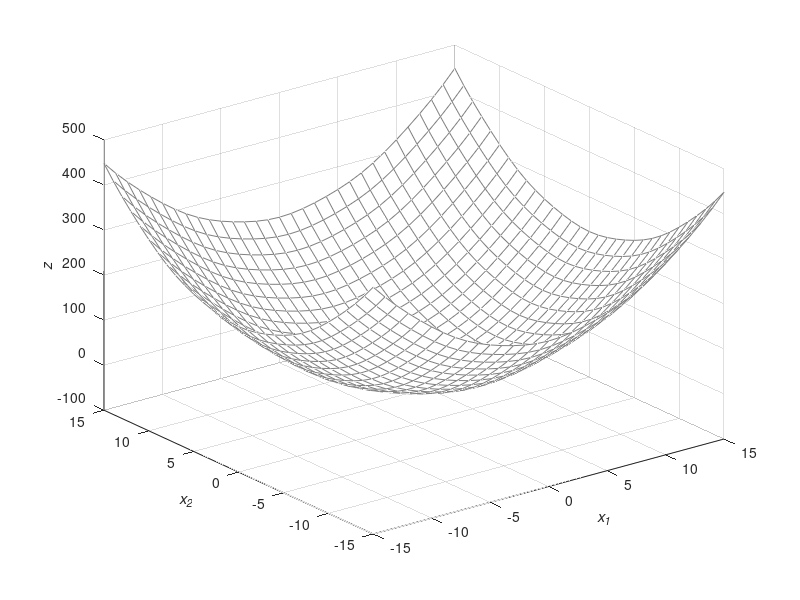
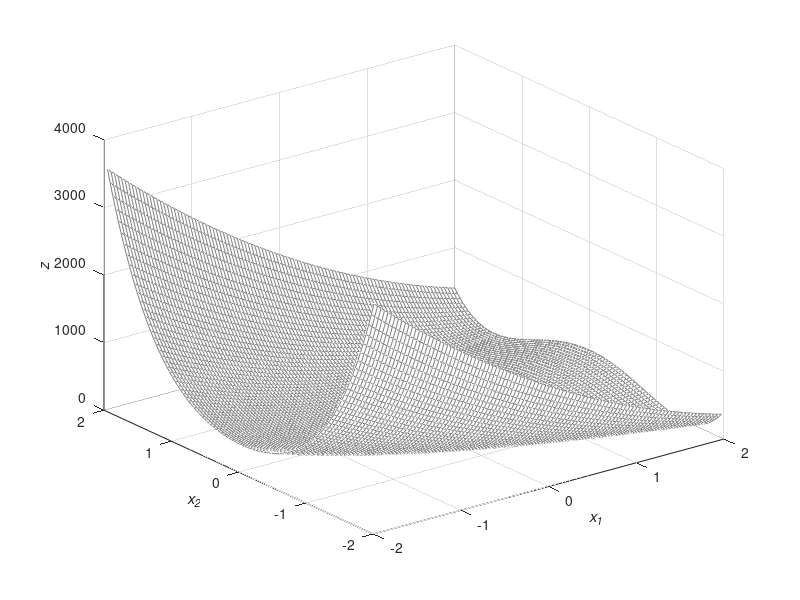
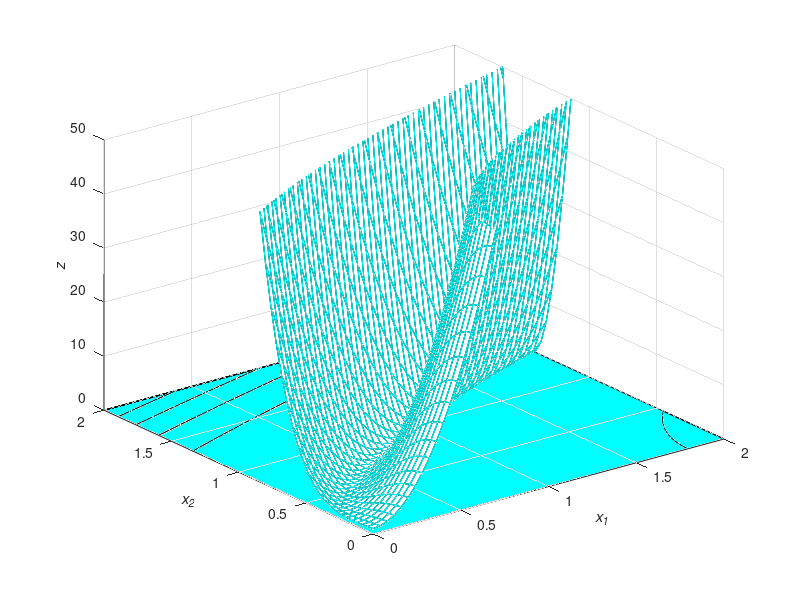
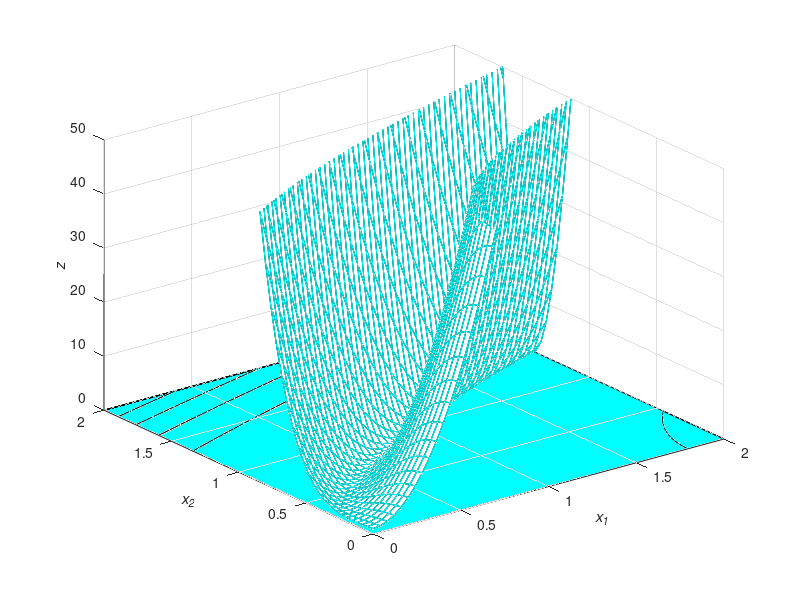

Recreate these plots in MATLAB, in order. (Note: this script raises an error after producing the figures.)


clear zz; clear xx; clear yy;
for ii=1:31
    xx(ii)=ii-16;
    for jj=1:31
        yy(jj)=jj-16;
zz(ii, jj) = (ii-16)^2 + (jj-16)^2 - cos(18*(ii-16)) - cos(18*(jj-16));
    end
end
figure
% contour(xx, yy, zz)
meshz(xx, yy, zz)
colormap([.5 .5 .5])
colorbar off
surf(xx, yy, zz)
mesh(xx, yy, zz)
xlabel('\it x_1')
ylabel('\it x_2')
zlabel('\it z')
figure_name_out=strcat('Rastrigin10 BIG', '.pdf')
pwd
print('-dpdf', '-r300', figure_name_out), pwd 
view_Rastrigin10=view

clear zz0; clear xx; clear yy;
NN=200
for ii=1:NN
    xx(ii)=(ii-NN/2)/100;
    for jj=1:NN
        yy(jj)=(jj-NN/2)/100;
zz0(ii, jj) = xx(ii)^2 + yy(jj)^2 - cos(18*xx(ii)) - cos(18*yy(jj));
    end
end
% close all

clear zz0; clear xx; clear yy;
NN=100
box_size=4
for ii=1:NN
    xx(ii)=(ii-NN/2)/(NN/box_size);
    for jj=1:NN
        yy(jj)=(jj-NN/2)/(NN/box_size);
% zz0(ii, jj) = xx(ii)^2 + yy(jj)^2 - cos(18*xx(ii)) - cos(18*yy(jj));
      zz0(ii, jj) = 100*(xx(ii)^2 - yy(jj))^2 + (xx(ii) - 1)^2;
    end
end

%       Y = 100*sqr(sqr(X(1)) - X(2)) + sqr(X(1) - 1);

size(zz0)
[min_zz0 min_zz0_ind]=min(zz0(:))
    % min_flux row, col
    [zz0_min_row, zzo_min_col] = ind2sub(size(zz0), min_zz0_ind)
[max_zz0 max_zz0_ind]=max(zz0(:))
    [zz0_max_row, zzo_max_col] = ind2sub(size(zz0), max_zz0_ind)
xx(zz0_min_row), yy(zzo_min_col)


close all
figure
mesh(xx, yy, zz0)
hold on
for mksz=5:-1:1
plot3(xx(zz0_min_row), yy(zzo_min_col), zz0(zz0_min_row, zzo_min_col),'sk', 'MarkerSize', mksz)
end
% colormap([.5 .5 .5])

% [C, h]=contour(xx, yy, zz0)
% beta=0.1
% brighten(beta);
xlabel('\it x_1')
ylabel('\it x_2')
zlabel('\it z')
colormap([.5 .5 .5])
figure_name_out=strcat('Rastrigin10 SMALL grey', '.pdf')
figure_name_out=strcat('Rosenbrock4 BIG grey', '.pdf')

pwd
print('-dpdf', '-r300', figure_name_out), pwd 

[C, h]=contour(xx, yy, zz0)
[C, h]=contourf(xx, yy, zz0)
colorbar off
caxis([0 3000])
lless=1
xlim([0 3/lless])
ylim([-3/lless 1/lless])
 clabel(C,h)
  clabel(C,h,'LabelSpacing',10,'Color','k')
v = [0,10,20];
clabel(C,h,v)
hold on
plot(xx(zz0_min_row), yy(zzo_min_col), '.k')
 
mesh(xx, yy, zz0)
colormap([.5 .5 .5])
colormap jet
colorbar off
surf(xx, yy, zz0)
mesh(xx, yy, zz0)
xlim([0 2])
ylim([0 2])
caxis([0 30])
zlim([0 100/2])
figure_name_out=strcat('Rosenbrock4 Small grey', '.pdf')

pwd
print('-dpdf', '-r300', figure_name_out), pwd 


figure_name_out=strcat('Rastrigin10 BIG', '.pdf')
pwd
print('-dpdf', '-r300', figure_name_out), pwd 
% view(view_Rastrigin10)

% X2=zeros(10,10);
% for ii=1:size(X2,2)
% 
%     for jj=1:size(X2,2)
%    
%         X2(ii,jj)=ii+10*(jj-1);
% end   
% end
% size(X2)
% 
% Y=zeros(10,10);
% for ii=1:size(X2,1)
% 
%     for jj=1:size(X2,2)
%         X=[ii jj];
%        Y(ii,jj) = sqr(X(1)) + sqr(X(2)) - cos(18*X(1)) - cos(18*X(2));
% %           Y (ii,jj) = 100*sqr(sqr(X(1)) - X(2)) + sqr(X(1) - 1);
% 
% 
% end   
% end
% 
% X=[0:1:10 ];

supX2=[-30; -30]
infX2=[30; 30]
% supX2=[-2.5; -2.5]
% infX2=[2.5; 2.5]
X2=infsup(supX2, infX2)
BOX_str1 = [ ' [' , num2str(supX2(1)), '-', num2str(infX2(1)), ' ]']
BOX_str2 = [ ' [' , num2str(supX2(2)), '-', num2str(infX2(2)), ' ]']
BOX_str = strcat('INI BOX= ', BOX_str1, BOX_str2)

FuncName='Function = Rastrigin10'
FuncName='Function = Rosenbrock4'
% globopt0 
% WorkList(kk).Box - Box at kk iteration
[Z, WorkList ] = globopt0(X2)

Z_str=strcat('GlobalOpt=', num2str(Z))


figure

X1=X2(1); X2=X2(2);
Xplot=[inf(X1) inf(X1) sup(X1) sup(X1) inf(X1) ];
Yplot=[inf(X2) sup(X2) sup(X2) inf(X2) inf(X2)];
line(Xplot, Yplot,'Color','k');
grid on
hold on
for kk=1:length(WorkList)
    Xcur=WorkList(kk).Box
    X1=Xcur(1); X2=Xcur(2);
    Xplot=[inf(X1) inf(X1) sup(X1) sup(X1) inf(X1) ];
Yplot=[inf(X2) sup(X2) sup(X2) inf(X2) inf(X2)];
line(Xplot, Yplot,'Color','k');
end
axis('equal')
hold on
contour(xx,yy,zz0)
colormap([.5 .5 .5])


% % PLOT
% 
% title_name=sprintf('INTERVAL OPTIMIZATION ')
% % Parameters
% title_name1='METOD= SIMPLE GLOBAL OPT' % TOL FUNCTIONAL';
% title_param1=FuncName;
% title_param2=BOX_str;
% title_param3=Z_str %'' %'Lipshitz = Jacobian' %strcat(' t1 =', num2str(t1)) %strcat(' CAMERA DATA =',filename_no_under)
% % Tille name
% title_str=sprintf('INTERVAL OPTIMIZATION \n%s\n%s\n%s\n%s\n%s', title_name1, title_param1, title_param2,title_param3)
% % title_str=strcat(title_name, title_param1,title_param2,title_param3,title_param4)
% title(title_str)
% % PRINT
% figure_name_out=strcat(title_name, '_ ', title_name1, FuncName,'.png')
% figure_name_out=strrep(figure_name_out,':','-')
% figure_name_out=strrep(figure_name_out,'*','-')
% figure_name_out=strrep(figure_name_out, '\','-')
% 
% print('-dpng', '-r300', figure_name_out), pwd 
% %/PLOT
% 
% 
% 
% % 
% close all
% figure
% meshc(Y)
% grid on